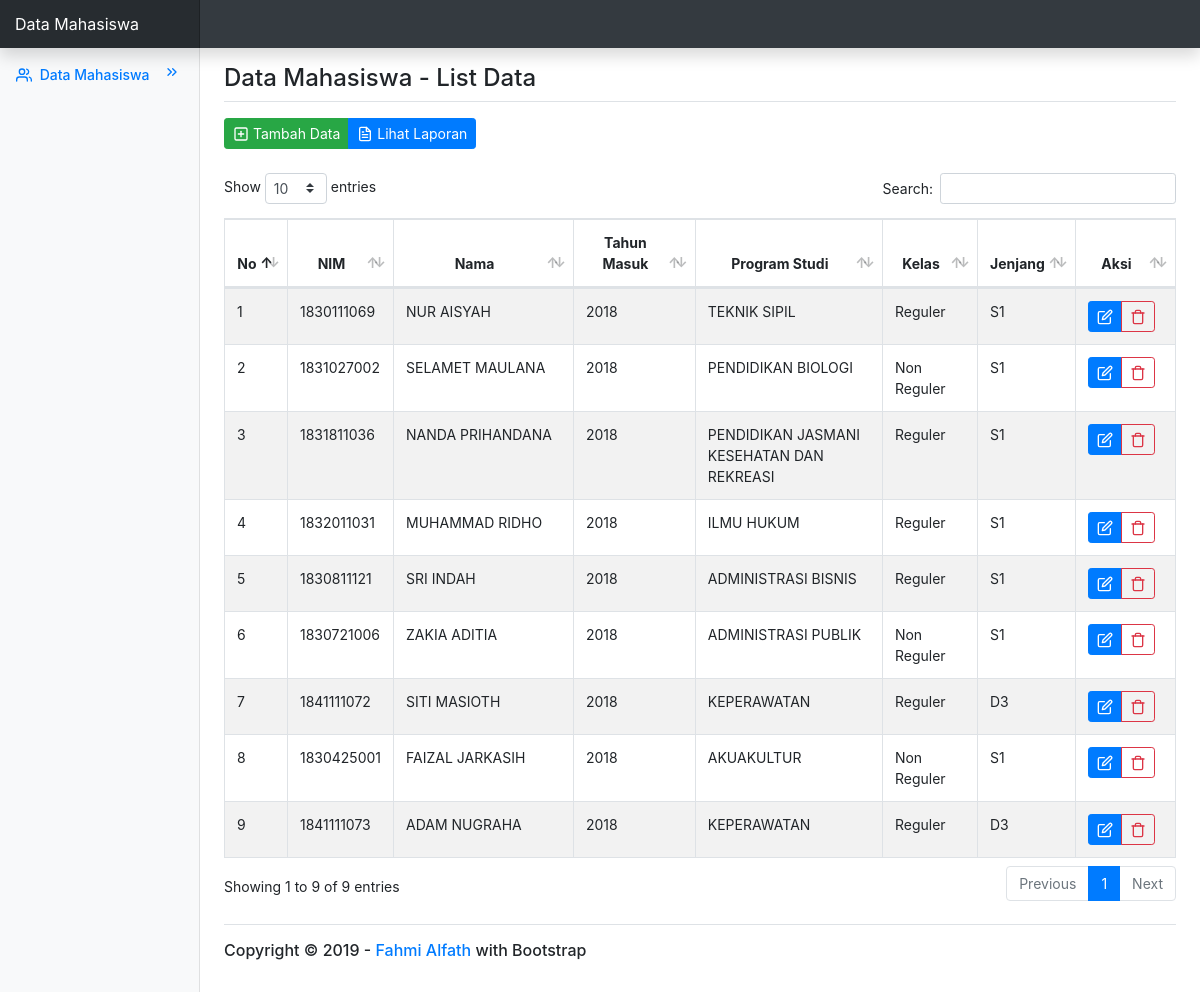
The page / on the database its author committed.
### tables this page shows
CREATE TABLE `m_mahasiswa` (
  `MahasiswaID` int(11) NOT NULL,
  `MahasiswaNIM` varchar(10) NOT NULL,
  `MahasiswaNama` varchar(50) NOT NULL,
  `MahasiswaTahunMasuk` year(4) NOT NULL,
  `MahasiswaProdi` varchar(2) NOT NULL,
  `MahasiswaKelas` varchar(1) NOT NULL,
  `MahasiswaJenjang` varchar(1) NOT NULL
);

CREATE TABLE `m_prodi` (
  `ProdiKode` varchar(2) NOT NULL,
  `ProdiNama` varchar(50) NOT NULL
);

CREATE TABLE `m_kode_kelas` (
  `KelasKode` int(1) NOT NULL,
  `KelasNama` varchar(15) NOT NULL
);

CREATE TABLE `m_jenjang` (
  `JenjangKode` int(1) NOT NULL,
  `JenjangNama` varchar(2) NOT NULL
);

### application/modules/DtMahasiswa/controllers/DtMahasiswa.php (called while the page is built, shortened)
<?php
class DtMahasiswa extends MX_Controller {
    public $page_title = "Data Mahasiswa";
	function __construct(){
        $this->load->library('form_validation');
        $this->load->library('session');
        $this->load->library('pdf');
        $this->load->database();
	}
	function index(){
        $this->load->model('M_DtMahasiswa');
        $data = array(
            'page_url'          => 'V_DtMahasiswa_Main',
            'page_information'  => array(
                'page_title'        => $this->page_title,
                'page_position'     => 'List Data'
            ),
            'page_data'         => array(
                'data_mahasiswa'    => $this->M_DtMahasiswa->ReadData()
            )
        );
		$this->load->view('template/main', $data);
    }
}

### index.php (called while the page is built, shortened)
<?php
require_once BASEPATH.'core/CodeIgniter.php';

### application/modules/DtMahasiswa/models/M_DtMahasiswa.php (called while the page is built, shortened)
<?php
class M_DtMahasiswa extends CI_Model {
    function ReadData(){
        $this->db->from("m_mahasiswa");
        $this->db->join("m_prodi","m_prodi.ProdiKode = m_mahasiswa.MahasiswaProdi", "LEFT");
        $this->db->join("m_kode_kelas", "m_kode_kelas.KelasKode = m_mahasiswa.MahasiswaKelas", "LEFT");
        $this->db->join("m_jenjang", "m_jenjang.JenjangKode = m_mahasiswa.Mahasiswajenjang", "LEFT");
        $this->db->order_by("MahasiswaID", "DESC");
        $table  = $this->db->get();
        $row    = $table->result();
        return $row;
    }
}

### application/modules/DtMahasiswa/views/V_DtMahasiswa_Main.php (the view, shortened to what this page needs)
<div class="d-flex justify-content-between flex-wrap flex-md-nowrap align-items-center pt-3 pb-2 mb-3">
    <div class="btn-toolbar mb-2 mb-md-0">
        <div class="btn-group mr-2">
            <a href="<?php echo base_url() . 'DtMahasiswa/data_tambah/'; ?>" class="btn btn-sm btn-success">
                <span data-feather="plus-square"></span>
                Tambah Data
            </a>
            <a href="<?php echo base_url() . 'DtMahasiswa/laporan/'; ?>" class="btn btn-sm btn-primary">
                <span data-feather="file-text"></span>
                Lihat Laporan
            </a>
        </div>
    </div>
</div>
<div class="table-responsive">
    <table id="example" class="table table-striped table-bordered" style="width:100%">
        <thead>
            <tr>
                <th>No</th>
                <th>NIM</th>
                <th>Nama</th>
                <th>Tahun Masuk</th>
                <th>Program Studi</th>
                <th>Kelas</th>
                <th>Jenjang</th>
                <th>Aksi</th>
            </tr>
        </thead>
        <tbody>
            <?php
                $no = 1;
                foreach ($page_data['data_mahasiswa'] as $key => $value) {
            ?>
                <tr>
                    <td><?php echo $no; ?></td>
                    <td><?php echo $value->MahasiswaNIM; ?></td>
                    <td><?php echo $value->MahasiswaNama; ?></td>
                    <td><?php echo $value->MahasiswaTahunMasuk; ?></td>
                    <td><?php echo $value->ProdiNama; ?></td>
                    <td><?php echo $value->KelasNama; ?></td>
                    <td><?php echo $value->JenjangNama; ?></td>
                    <th>
                        <div class="btn-group mr-2">
                            <a href="<?php echo base_url() . 'DtMahasiswa/data_update/' . $value->MahasiswaID; ?>" class="btn btn-sm btn-primary" title="Update">
                                <span data-feather="edit"></span>
                            </a>
                            <a href="<?php echo base_url() . 'DtMahasiswa/data_hapus/' . $value->MahasiswaID; ?>" class="btn btn-sm btn-outline-danger" title="Hapus" onClick="return window.confirm('Data Akan Dihapus. Lanjutkan?')">
                                <span data-feather="trash"></span>
                            </a>
                        </div>
                    </th>
                </tr>
            <?php
                $no++;
                }
            ?>
        </tbody>
    </table>
</div>

### application/third_party/MX/Loader.php (shortened to what this page needs)
<?php (defined('BASEPATH')) OR exit('No direct script access allowed');
class MX_Loader extends CI_Loader
{
	protected $_module;
	public $_ci_cached_vars = array();
	public function initialize($controller = NULL)
	{
		$this->_module = CI::$APP->router->fetch_module();
	}
	public function model($model, $object_name = NULL, $connect = FALSE)
	{
		if (is_array($model)) return $this->models($model);
		($_alias = $object_name) OR $_alias = basename($model);
		list($path, $_model) = Modules::find(strtolower($model), $this->_module, 'models/');
		if ($path == FALSE)
		{
			parent::model($model, $object_name, $connect);
		}
		else
		{
			CI::$APP->$_alias = new $model();
		}
		return $this;
	}
	public function models($models)
	{
		return $this;
	}
	public function view($view, $vars = array(), $return = FALSE)
	{
		list($path, $_view) = Modules::find($view, $this->_module, 'views/');
		if ($path != FALSE)
		{
			$this->_ci_view_paths = array($path => TRUE) + $this->_ci_view_paths;
			$view = $_view;
		}
		if (method_exists($this, '_ci_object_to_array'))
		{
			return $this->_ci_load(array('_ci_view' => $view, '_ci_vars' => $this->_ci_object_to_array($vars), '_ci_return' => $return));
		} else {
			return $this->_ci_load(array('_ci_view' => $view, '_ci_vars' => $this->_ci_prepare_view_vars($vars), '_ci_return' => $return));
		}
	}
	public function _ci_load($_ci_data)
	{
		extract($_ci_data);
		if (isset($_ci_view))
		{
			$_ci_path = '';
			$_ci_file = (pathinfo($_ci_view, PATHINFO_EXTENSION)) ? $_ci_view : $_ci_view.EXT;
			foreach ($this->_ci_view_paths as $path => $cascade)
			{
				if (file_exists($view = $path.$_ci_file))
				{
					$_ci_path = $view;
					break;
				}
			}
		}
		elseif (isset($_ci_path))
		{
			$_ci_file = basename($_ci_path);
			if( ! file_exists($_ci_path)) $_ci_path = '';
		}
		if (isset($_ci_vars))
			$this->_ci_cached_vars = array_merge($this->_ci_cached_vars, (array) $_ci_vars);
		extract($this->_ci_cached_vars);
		if ((bool) @ini_get('short_open_tag') === FALSE && CI::$APP->config->item('rewrite_short_tags') == TRUE)
		{
			echo eval('?>'.preg_replace("/;*\s*\?>/", "; ?>", str_replace('<?=', '<?php echo ', file_get_contents($_ci_path))));
		}
		else
		{
			include($_ci_path);
		}
	}
}

### application/modules/template/views/main.php (shortened to what this page needs)
<!doctype html>
<html lang="en">
    <head>
        <?php $this->load->view("template/_partials/head"); ?>
    </head>
    <body>
        <nav class="navbar navbar-dark fixed-top bg-dark flex-md-nowrap p-0 shadow">
            <a class="navbar-brand col-sm-3 col-md-2 mr-0" href="#">Data Mahasiswa</a>
        </nav>
        <div class="container-fluid">
            <div class="row">
                <?php $this->load->view("template/_partials/sidebar"); ?>
                <main role="main" class="col-md-9 ml-sm-auto col-lg-10 px-4">
                    <?php $this->load->view("template/_partials/navigation"); ?>
                    <?php $this->load->view($page_url); ?>
                    <?php $this->load->view("template/_partials/footer"); ?>
                </main>
            </div>
        </div>
    </body>
</html>

### application/modules/template/views/_partials/head.php (shortened to what this page needs)
<link href="<?php echo base_url(); ?>assets/css/bootstrap.min.css" rel="stylesheet">
<link href="<?php echo base_url(); ?>assets/css/dashboard.css" rel="stylesheet">
<link rel="stylesheet" type="text/css" href="assets/css/datatables.min.css"/>

### application/modules/template/views/_partials/sidebar.php
<nav class="col-md-2 d-none d-md-block bg-light sidebar">
    <div class="sidebar-sticky">
        <ul class="nav flex-column">
            <li class="nav-item">
                <a class="nav-link active" href="<?php echo base_url() , 'DtMahasiswa'; ?>">
                    <span data-feather="users"></span>
                    Data Mahasiswa
                    <span data-feather="chevrons-right" class="float-right"></span>
                </a>
            </li>
        </ul>
    </div>
</nav>

### application/modules/template/views/_partials/navigation.php
<div class="d-flex justify-content-between flex-wrap flex-md-nowrap align-items-center pt-3 border-bottom">
	<h1 class="h4">
		<?php echo $page_information['page_title'] . ' - ' . $page_information['page_position']; ?>
	</h1>
</div>

### application/modules/template/views/_partials/footer.php
<br/>
<div class="d-flex justify-content-between flex-wrap flex-md-nowrap align-items-center pt-3 pb-2 mb-3 border-top">
    <h1 class="h6">Copyright &copy; 2019 - <a href="https://fahmi-alfath.github.io/" target="_blank">Fahmi Alfath</a> with Bootstrap</h1>
</div>

### assets/css/dashboard.css (style rules this page uses)
body { font-size: .875rem; }
.feather { width: 16px; height: 16px; vertical-align: text-bottom; }
.sidebar { position: fixed; top: 0; bottom: 0; left: 0; z-index: 100; padding: 48px 0 0; box-shadow: inset -1px 0 0 rgba(0, 0, 0, .1); }
.sidebar-sticky { position: relative; top: 0; height: calc(100vh - 48px); padding-top: .5rem; overflow-x: hidden; overflow-y: auto; }
.sidebar .nav-link { font-weight: 500; color: #333; }
.sidebar .nav-link .feather { margin-right: 4px; color: #999; }
.sidebar .nav-link.active { color: #007bff; }
.sidebar .nav-link:hover .feather, .sidebar .nav-link.active .feather { color: inherit; }
[role="main"] { padding-top: 133px; }
@media (min-width: 768px) { [role="main"] { padding-top: 48px; } }
.navbar-brand { padding-top: .75rem; padding-bottom: .75rem; font-size: 1rem; background-color: rgba(0, 0, 0, .25); box-shadow: inset -1px 0 0 rgba(0, 0, 0, .25); }

### application/modules/template/views/_partials/head.php (style rules this page uses)
thead, th { text-align: center; }

### rows shown on the page
m_mahasiswa: MahasiswaNIM "1830111069", MahasiswaNama "NUR AISYAH", MahasiswaTahunMasuk "2018", m_prodi.ProdiNama "TEKNIK SIPIL", m_kode_kelas.KelasNama "Reguler", m_jenjang.JenjangNama "S1"
m_mahasiswa: MahasiswaNIM "1831027002", MahasiswaNama "SELAMET MAULANA", MahasiswaTahunMasuk "2018", m_prodi.ProdiNama "PENDIDIKAN BIOLOGI", m_kode_kelas.KelasNama "Non Reguler", m_jenjang.JenjangNama "S1"
m_mahasiswa: MahasiswaNIM "1831811036", MahasiswaNama "NANDA PRIHANDANA", MahasiswaTahunMasuk "2018", m_prodi.ProdiNama "PENDIDIKAN JASMANI KESEHATAN DAN REKREASI", m_kode_kelas.KelasNama "Reguler", m_jenjang.JenjangNama "S1"
m_mahasiswa: MahasiswaNIM "1832011031", MahasiswaNama "MUHAMMAD RIDHO", MahasiswaTahunMasuk "2018", m_prodi.ProdiNama "ILMU HUKUM", m_kode_kelas.KelasNama "Reguler", m_jenjang.JenjangNama "S1"
m_mahasiswa: MahasiswaNIM "1830811121", MahasiswaNama "SRI INDAH", MahasiswaTahunMasuk "2018", m_prodi.ProdiNama "ADMINISTRASI BISNIS", m_kode_kelas.KelasNama "Reguler", m_jenjang.JenjangNama "S1"
m_mahasiswa: MahasiswaNIM "1830721006", MahasiswaNama "ZAKIA ADITIA", MahasiswaTahunMasuk "2018", m_prodi.ProdiNama "ADMINISTRASI PUBLIK", m_kode_kelas.KelasNama "Non Reguler", m_jenjang.JenjangNama "S1"
m_mahasiswa: MahasiswaNIM "1841111072", MahasiswaNama "SITI MASIOTH", MahasiswaTahunMasuk "2018", m_prodi.ProdiNama "KEPERAWATAN", m_kode_kelas.KelasNama "Reguler", m_jenjang.JenjangNama "D3"
m_mahasiswa: MahasiswaNIM "1830425001", MahasiswaNama "FAIZAL JARKASIH", MahasiswaTahunMasuk "2018", m_prodi.ProdiNama "AKUAKULTUR", m_kode_kelas.KelasNama "Non Reguler", m_jenjang.JenjangNama "S1"
m_mahasiswa: MahasiswaNIM "1841111073", MahasiswaNama "ADAM NUGRAHA", MahasiswaTahunMasuk "2018", m_prodi.ProdiNama "KEPERAWATAN", m_kode_kelas.KelasNama "Reguler", m_jenjang.JenjangNama "D3"

### other values the page prints
$page_information['page_title'] "Data Mahasiswa"
$page_information['page_position'] "List Data"
